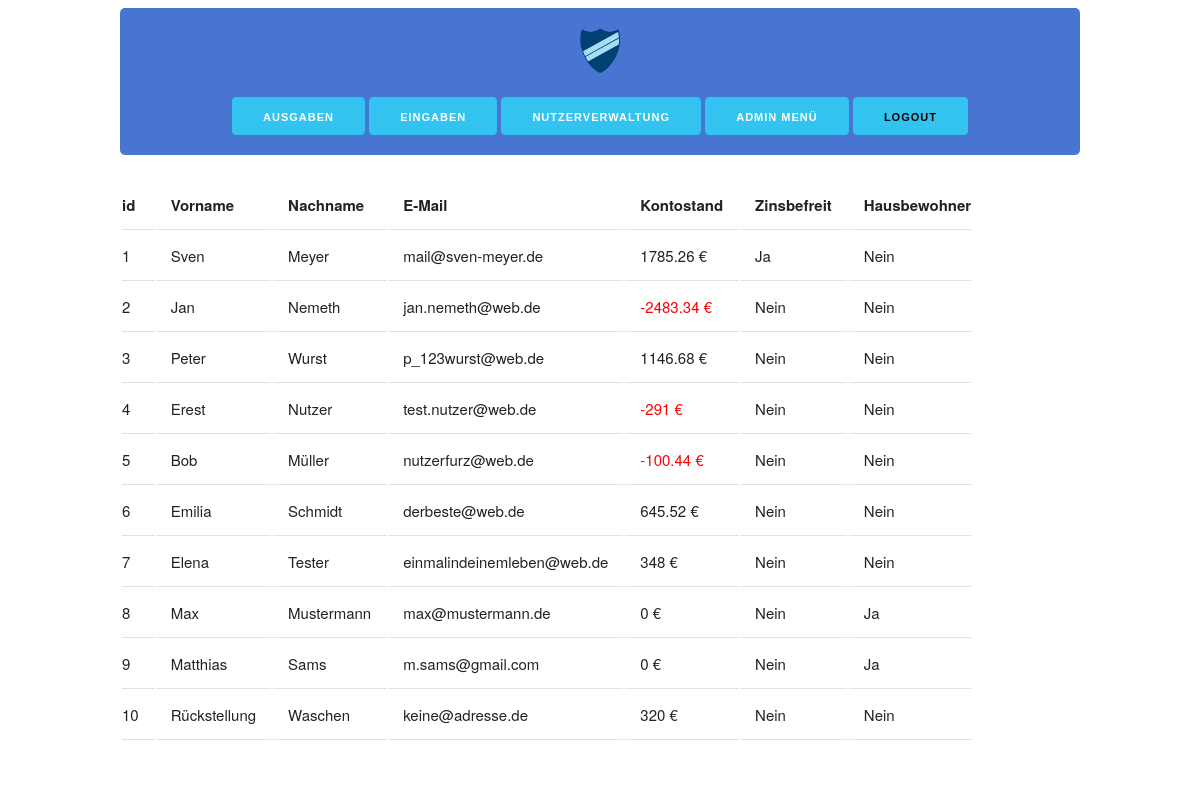
The app's page /php/memberlist.php (signed in) with its own data.
### tables this page shows
CREATE TABLE `user` (
  `id` int(11) NOT NULL,
  `vorname` varchar(255) NOT NULL,
  `nachname` varchar(255) NOT NULL,
  `email` varchar(255) NOT NULL,
  `kontostand` float NOT NULL,
  `zinsen` tinyint(1) NOT NULL,
  `erstellt_am` timestamp NOT NULL DEFAULT CURRENT_TIMESTAMP,
  `zuletzt_geaendert` timestamp NULL DEFAULT NULL,
  `passwort` varchar(255) NOT NULL,
  `verein` int(10) NOT NULL,
  `gruppe` int(10) NOT NULL,
  `hausbewohner` tinyint(4) DEFAULT NULL
);

### php/lib.php (called while the page is built, shortened)
<?php
function boolZuText($in)
{
    if ($in == 0) {
        return "Nein";
    }
    return "Ja";
}

### php/db_request.php (the view, shortened to what this page needs)
<?php
include_once "lib.php";
function getUserTable()
{
    $database = connect();
    $sql = 'SELECT * FROM user;';
    $result = $database->query($sql);
    echo "
    <table>
    <tr>
        <th>id</th>
        <th>Vorname</th>
        <th>Nachname</th>
        <th>E-Mail</th>
        <th>Kontostand</th>
        <th>Zinsbefreit</th>
        <th>Hausbewohner</th>
    </tr>";
    if ($result->num_rows > 0) {
        while ($row = $result->fetch_assoc()) {
            echo "<tr>" .
                "<td>" . $row["id"] . "</td>" .
                "<td>" . $row["vorname"] . "</td>" .
                "<td>" . $row["nachname"] . "</td>" .
                "<td>" . $row["email"] . "</td>" .
                "<td>" . $row["kontostand"] . "&nbsp€" . "</td>" .
                "<td>" . boolZuText($row["zinsen"]) . "</td>" .
                "<td>" . boolZuText($row["hausbewohner"]) . "</td>" .
                "</tr>";
        }
    } else {
        echo "Keine Inhalte";
    }
    echo "</table>";
}

### css/skeleton.css (style rules this page uses)
html { font-size: 62.5%; }
body { font-size: 1.5em; line-height: 1.6; font-weight: 400; font-family: "Raleway", "HelveticaNeue", "Helvetica Neue", Helvetica, Arial, sans-serif; color: #222; }
th, td { padding: 12px 15px; text-align: left; border-bottom: 1px solid #E1E1E1; }
th:first-child, td:first-child { padding-left: 0; }
th:last-child, td:last-child { padding-right: 0; }
.neg { color: red; }
pre, blockquote, dl, figure, table, p, ul, ol, form { margin-bottom: 2.5rem; }

### records on screen
user: id "1", vorname "Sven", nachname "Meyer", email "mail@sven-meyer.de", kontostand "1785.26", zinsen "Ja", hausbewohner "Nein"
user: id "2", vorname "Jan", nachname "Nemeth", email "jan.nemeth@web.de", kontostand "-2483.34", zinsen "Nein", hausbewohner "Nein"
user: id "3", vorname "Peter", nachname "Wurst", email "p_123wurst@web.de", kontostand "1146.68", zinsen "Nein", hausbewohner "Nein"
user: id "4", vorname "Erest", nachname "Nutzer", email "test.nutzer@web.de", kontostand "-291", zinsen "Nein", hausbewohner "Nein"
user: id "5", vorname "Bob", nachname "Müller", email "nutzerfurz@web.de", kontostand "-100.44", zinsen "Nein", hausbewohner "Nein"
user: id "6", vorname "Emilia", nachname "Schmidt", email "derbeste@web.de", kontostand "645.52", zinsen "Nein", hausbewohner "Nein"
user: id "7", vorname "Elena", nachname "Tester", email "einmalindeinemleben@web.de", kontostand "348", zinsen "Nein", hausbewohner "Nein"
user: id "8", vorname "Max", nachname "Mustermann", email "max@mustermann.de", kontostand "0", zinsen "Nein", hausbewohner "Ja"
user: id "9", vorname "Matthias", nachname "Sams", email "m.sams@gmail.com", kontostand "0", zinsen "Nein", hausbewohner "Ja"
user: id "10", vorname "Rückstellung", nachname "Waschen", email "keine@adresse.de", kontostand "320", zinsen "Nein", hausbewohner "Nein"
